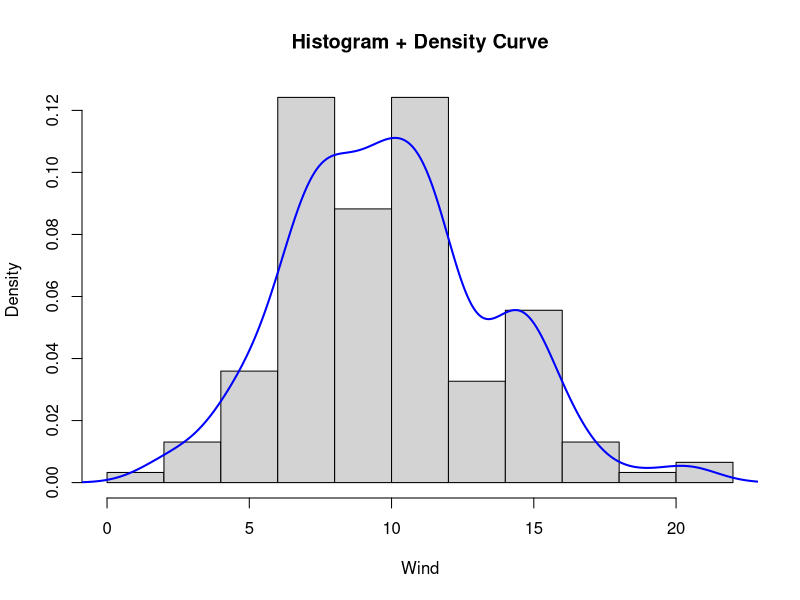
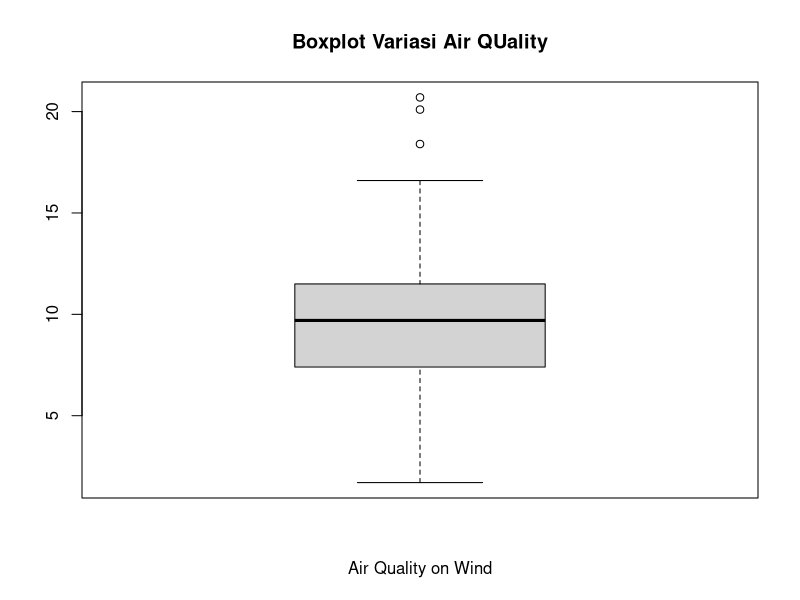
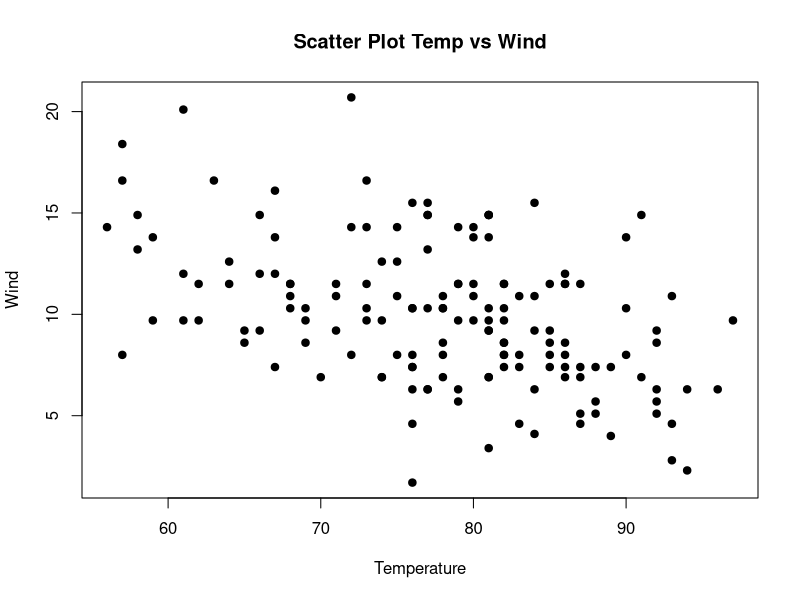

Write R code to recreate these figures, in order.
# Raynaldi 
# 3338250031

data(airquality)

dens <- density(airquality$Wind)

hist(airquality$Wind, 
     breaks = 10, 
     probability = TRUE, 
     xlab = "Wind", 
     main = "Histogram + Density Curve")

lines(dens, col= "blue",lwd = 2)


boxplot(airquality$Wind, horiz = TRUE, 
        main = "Boxplot Variasi Air QUality",
        xlab = "Air Quality on Wind")

stem(airquality$Wind)

plot(airquality$Temp, airquality$Wind,
     main = "Scatter Plot Temp vs Wind",
     xlab = "Temperature", 
     ylab = "Wind",        
     pch = 19
)

# alasan Jika kita memikirkan kembali logika fisika dan meteorologi antara Temperatur dan Angin:
# Perbedaan suhu (Temperatur) di berbagai wilayah bumi menyebabkan perbedaan tekanan udara. 
# Udara kemudian akan bergerak dari daerah bertekanan tinggi 
# (suhu lebih dingin) ke daerah bertekanan rendah (suhu lebih panas). 
#Pergerakan udara inilah yang kita sebut sebagai Angin
